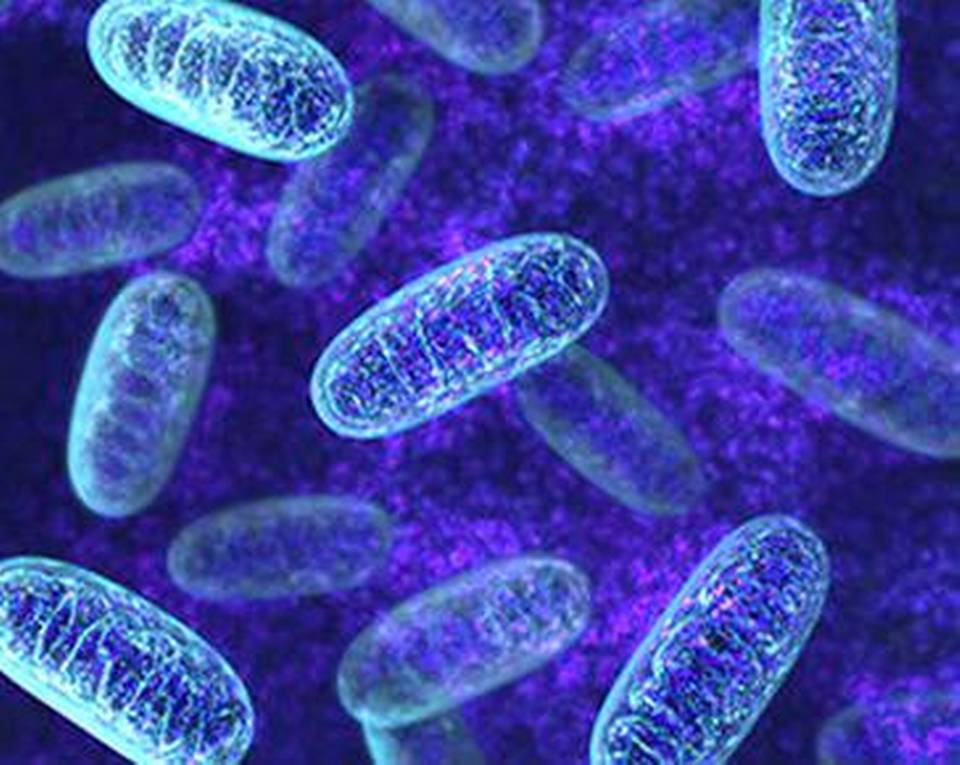
#> input picture computer-vision/src/segmentation/src/snakes/mito.jpg, 960 x 765 px
$ python huh7_cc_progth.py ../snakes/mito.jpg ../snakes/mito.jpg   (Python 2 division)
#> lines starting #> are read from the running program, lines starting #| are printed output that depends on the picture; after the words box and inside, x2 and y2 are one past the last pixel; in counts of white or black regions, pixels touching at a corner belong together
import sys
import cv2
import numpy as np
from scipy.ndimage import label, measurements
from matplotlib import pyplot as plt
from python_algorithms.basic.union_find import UF
from scan_union import scan_union


def qimshow(im, wait = 4, wname = 'quick show'):
    cv2.namedWindow(wname)
    cv2.moveWindow(wname, 20, 20)
    cv2.imshow(wname, im)
    cv2.waitKey(wait * 1000)
    cv2.destroyAllWindows()

def scale_from_to(arr2D, from_ = 0, to = 255):
    arr2D = np.array(arr2D)
    if arr2D.min() != arr2D.max():
        return (from_ * np.ones(np.array(arr2D, np.uint8).shape) + \
                ((arr2D - arr2D.min()) / (arr2D.max() - arr2D.min()) * to)).\
                astype(np.uint8)
    else:
        return arr2D

def prog_tophat(im, min_size, max_size, step = 3):
    """
        For all intensities i on the input image:
        Select all pixels with intensity i, call them Ii.
        Perform top hat transform on Ii with a disk element
        of size min_size to max_size and get the result Ri.
        Sum all Ri together.
    """
    rad = int((max_size - min_size) / 4)
    _, im_BW = cv2.threshold(im, 0, 255,\
            cv2.THRESH_BINARY | cv2.THRESH_OTSU)
    im_sum = np.zeros(im_BW.shape)
    for r in range(min_size, max_size, step):
        se = cv2.getStructuringElement(cv2.MORPH_ELLIPSE, (r,r))
        r_large = (max_size - min_size) / 4
        se2 = cv2.getStructuringElement(
                cv2.MORPH_ELLIPSE,
                (r_large, r_large)
                )
        im_bw = cv2.morphologyEx(im_BW, cv2.MORPH_OPEN, se2)
        im_bw = cv2.erode(im_bw, se2, 2)
        im_bw = cv2.morphologyEx(im_bw, cv2.MORPH_TOPHAT, se)
        im_bw = cv2.morphologyEx(im_bw, cv2.MORPH_OPEN, se2)
        im_bw = cv2.erode(im_bw, se2, 2)
        im_sum += im_bw
    im_sum = scale_from_to(im_sum)
    return im_sum

def get_fg_values(im):
    """
        get all non-zero possible intensities of a greyscale image
    """
    return list(set(im.flatten()))[1:]

def get_centroids_bw(bw, use_scikit = True):
    """
        get centroids of a binary image as list of tuples
    """
    centroids = []
    for i in get_fg_values(bw):
        bw_i = np.zeros(bw.shape, np.uint8)
        # make pixels with value i white
        bw_i[bw == i] = 255
        if use_scikit:
            lbl, _ = label(bw_i)
        else:
            lbl = scan_union(bw_i)
        centroids.append(measurements.center_of_mass(
            bw_i, lbl, range(1,256))
            )
    centroids = sum(centroids, []) # flatten it
    centroids = [c for c in centroids if ~np.isnan(c[0])]
    return centroids


def main():
    '''
        To use the data, extract the .zip file in the img directory
        Usage:
        $ python <prog_name> <input_image> <version_to_use>
        Where:
        If version_to_use = manual, use manual one with the H-K
        algorithm,
        else use the scikit's labelling

        Manual's drawback is 4-neighbours
    '''
    assert len(sys.argv) == 3, 'wrong cmd args, usage:\n'\
    'python <prog_name> <input_image> <version>,\n'\
    'version = scikit or manual'
    img = cv2.imread(sys.argv[1])
#> img is the input picture: shape (765, 960, 3); mean B, G, R 164.4, 68.8, 61.5
    use_scikit = True if sys.argv[2] != 'manual' else False
    im = cv2.cvtColor(img, cv2.COLOR_BGR2HSV)[:,:,2]
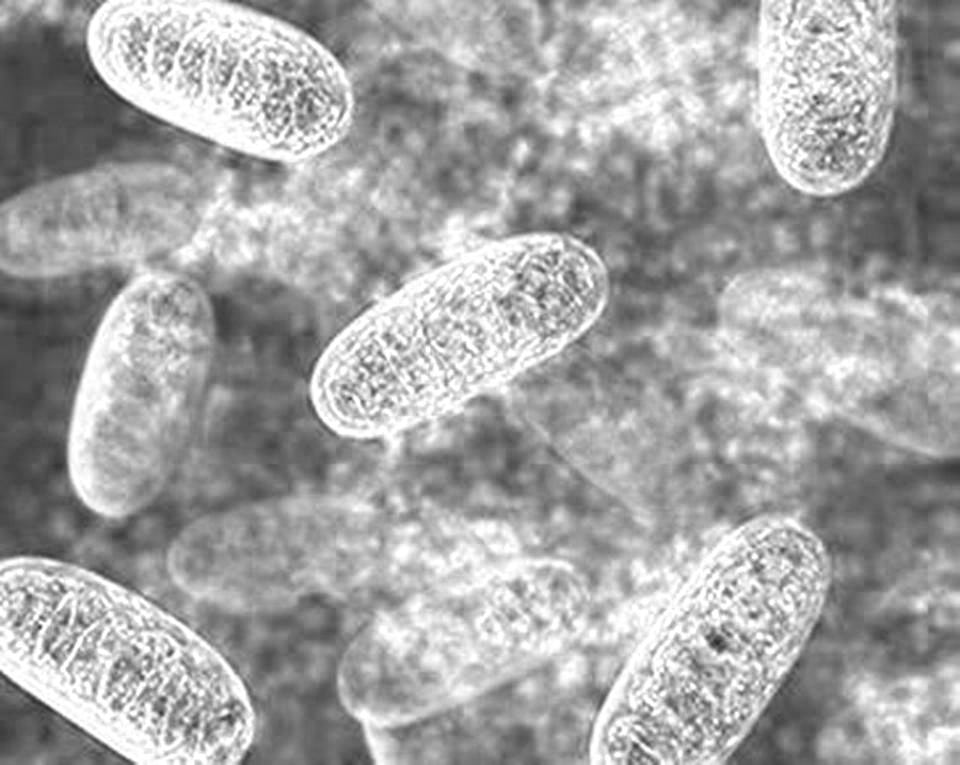
#> im: shape (765, 960); min 43, max 255, mean 164.4
    im_sum = prog_tophat(
            im,
            min_size = 12,
            max_size = 58,
            step = 3)
#> in prog_tophat, `_, im_BW = cv2.threshold(im, 0, 255,\ cv2.THRESH_BINARY | cv2.THRESH_O..`:
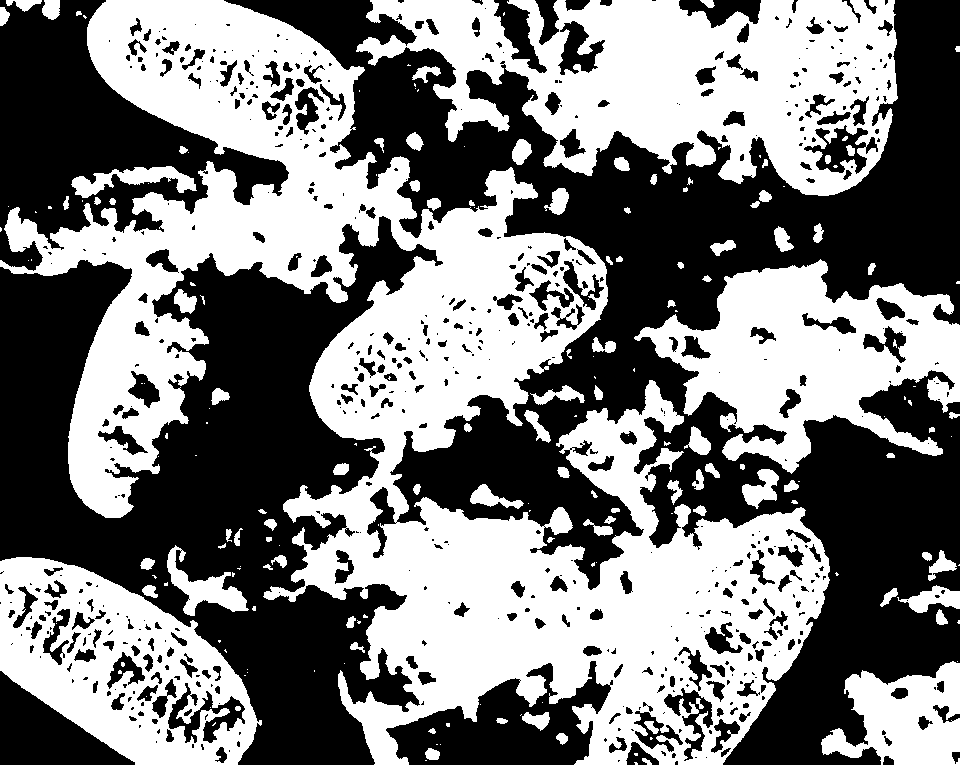
#> im_BW: shape (765, 960); 48.6% white; 194 white regions (93 under 20 px), largest, box (x1, y1, x2, y2) and area: (0, 0, 830, 765) 208117, (356, 0, 898, 196) 60147, (634, 259, 960, 474) 34466
#> the loop in prog_tophat, `for r in range(min_size, max_size, step):` made 16 passes
#> pass 1, in prog_tophat, `im_bw = cv2.morphologyEx(im_bw, cv2.MORPH_OPEN, se2)`:
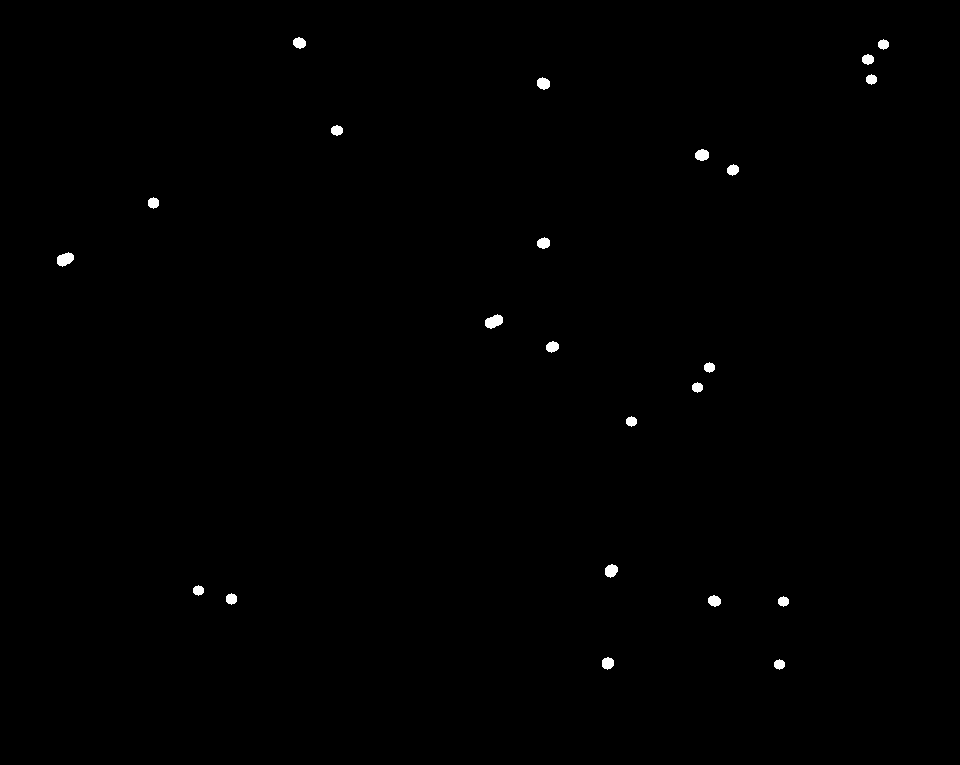
#> im_bw: shape (765, 960); 0.35% white; 23 white regions, largest, box (x1, y1, x2, y2) and area: (485, 314, 503, 329) 184, (57, 252, 74, 267) 176, (605, 564, 618, 578) 135
#> after the loop in prog_tophat, `for r in range(min_size, max_size, step):`:
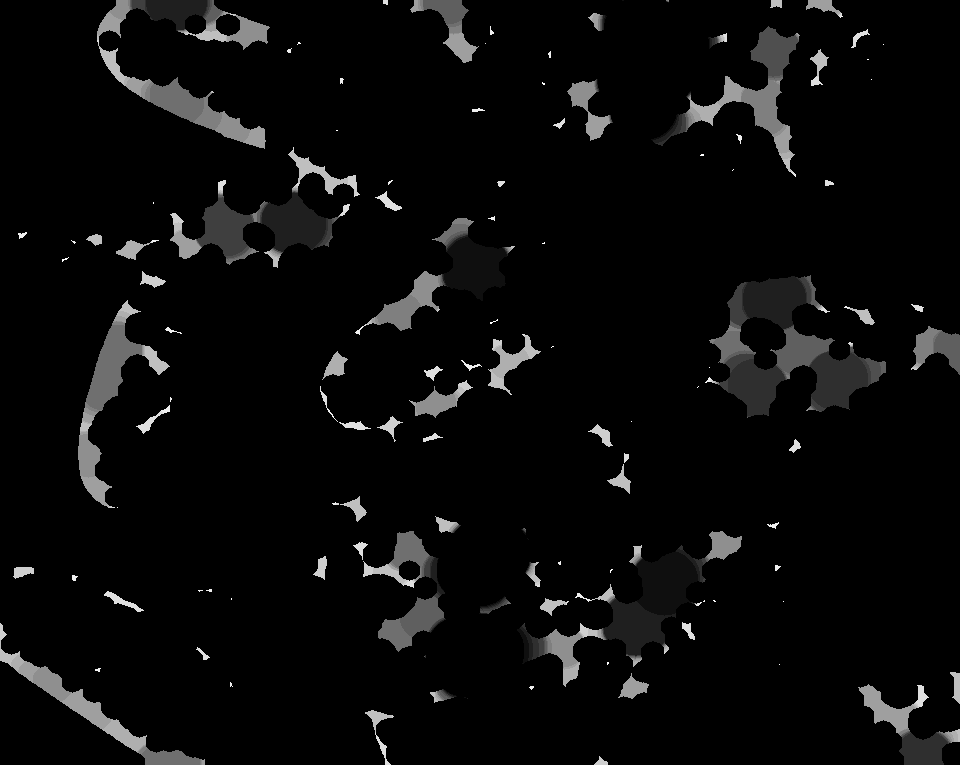
#> im_sum: shape (765, 960) float64; min 0, max 4080, mean 164.7; drawn with min black and max white
    centroids = get_centroids_bw(im_sum, use_scikit)
#> the loop in get_centroids_bw, `for i in get_fg_values(bw):` made 16 passes
#> i on passes 1 to 12: 159, 223, 191, 255, 79, 143, 47, 15, 111, 175, 207, 239
#> after the loop in get_centroids_bw, `for i in get_fg_values(bw):`:
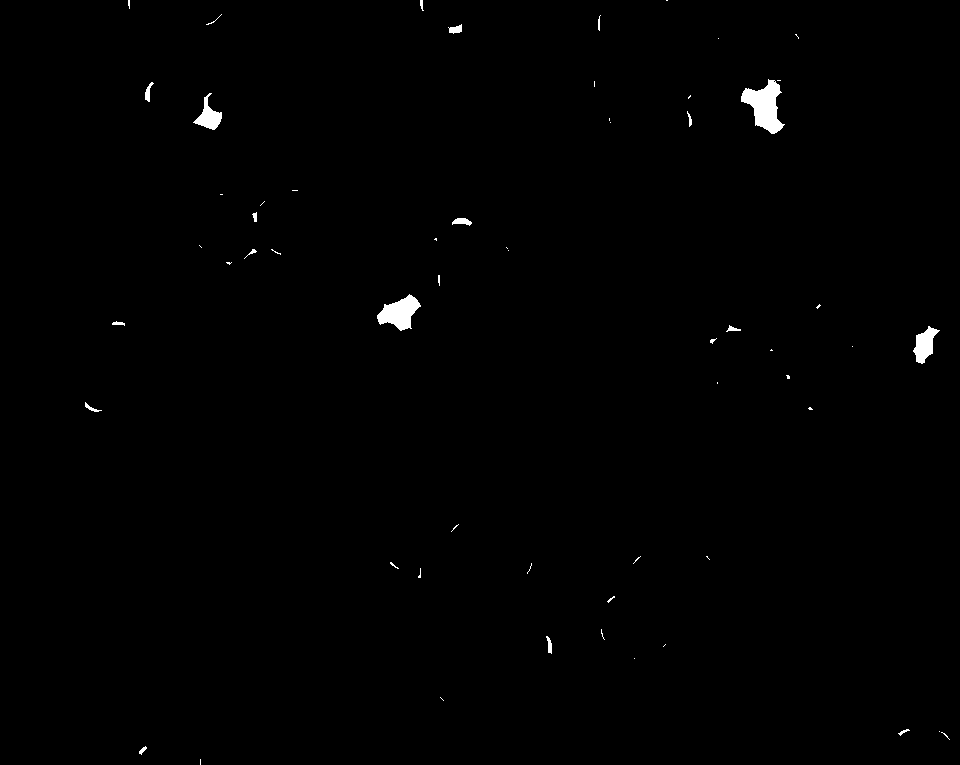
#> bw_i: shape (765, 960); 0.57% white; 59 white regions (41 under 20 px), largest, box (x1, y1, x2, y2) and area: (741, 79, 785, 134) 1266, (377, 294, 421, 331) 897, (913, 326, 940, 364) 536
#> after the loop in get_centroids_bw, `for i in get_fg_values(bw):`: centroids = 16 items
#> in get_centroids_bw, `centroids = [c for c in centroids if ~np.isnan(c[0])]`: centroids = 1345 pairs, first value 0 to 761.8, second value 1.68 to 958.2
    ### WARNING: very ugly code ###
    for c in centroids:
        cc = map(int, c)
        cc = tuple([cc[1], cc[0]])
        img = cv2.circle(img, cc , 3, (0,255,0), thickness = 2)
#> this loop made 1345 passes
#> (c, cc) on passes 1 to 3: ((6.4, 414.6), (414, 6)), ((5.03, 821.5), (821, 5)), ((24.31, 109.5), (109, 24))
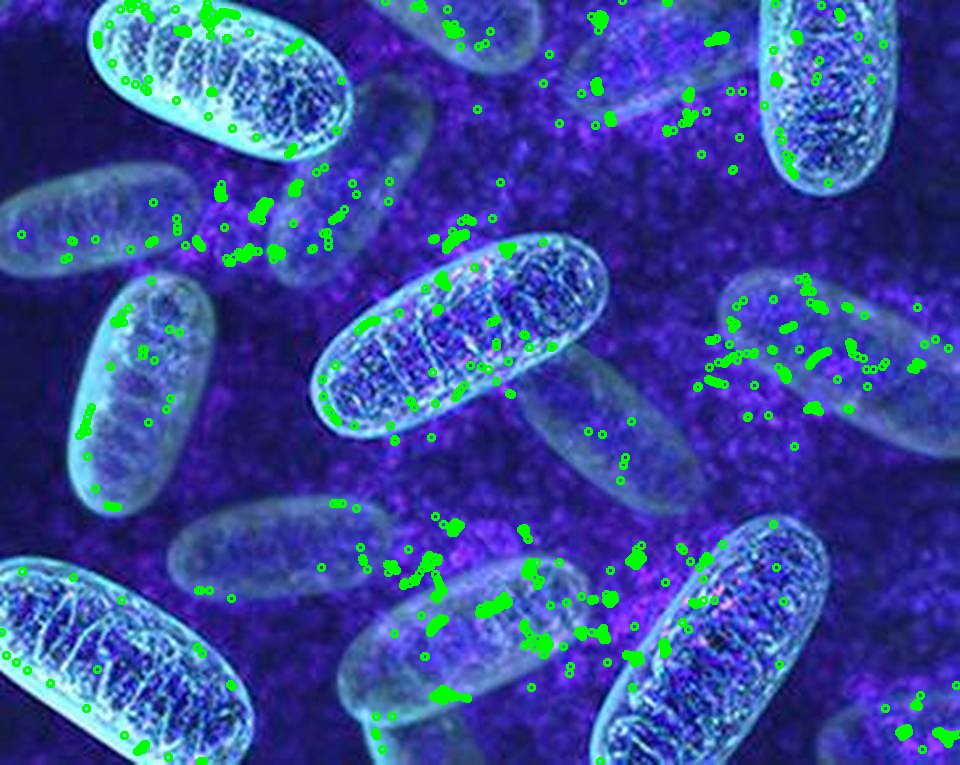
#> img: shape (765, 960, 3); mean B, G, R 154.8, 75.3, 57.3
    ### end of ugly code ###
    qimshow(img, wait = 20)
    cv2.imwrite('out.jpg',img)


main()
